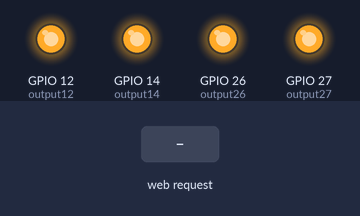
Bench run of a sketch on a simulated ESP32. On the bench: output pins drawn as LEDs (lit = HIGH). The test bench sets the inputs (shaded band). WiFi joins after 1.5 s; servers stay silent unless stated; what the sketch prints to the serial monitor is not drawn.

Above: at 2.7 s.
2.8 s: HTTP request GET /26/on received
At 3.4 s:
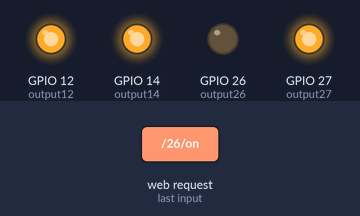
4.3 s: HTTP request GET /27/on received
At 4.6 s:
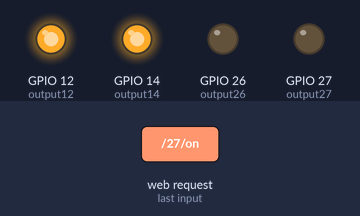
5.8 s: HTTP request GET /26/off received
At 6.9 s:
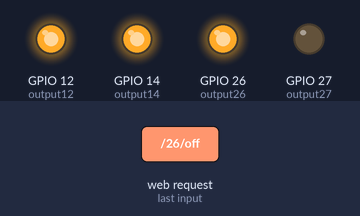
7.3 s: HTTP request GET /14/on received
At 8.0 s:
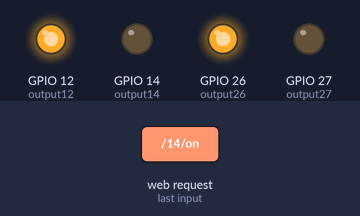
8.8 s: HTTP request GET /27/off received
At 9.2 s:
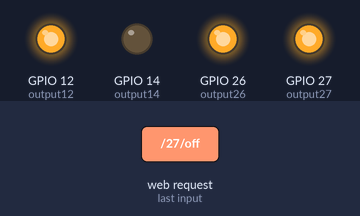
10.3 s: HTTP request GET /12/on received
At 11.5 s:
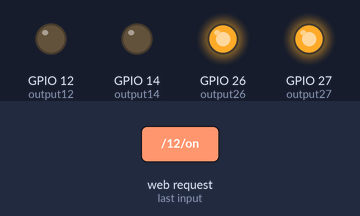
Timing chart, 0 to 12.8 s (numbered marks = the images above; inputs shaded):
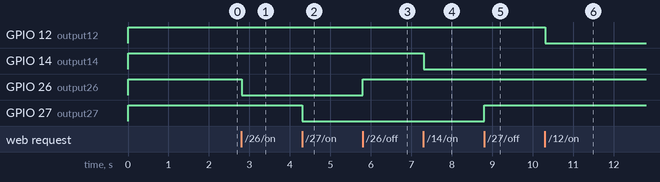

The sketch:

WebServer.ino
```cpp
//PLEASE NOTE THAT THE HARDWARE USED IN THIS PROJECT AS THE RELAY MODULE IS AN ACTIVE LOW RELAY MODULE. SO ALL HIGH IMPLES OFF AND ALL LOW IMPLIES ON POSITION OF THE SOCKET.
// Load Wi-Fi library
#include <WiFi.h>

// Replace with your network credentials
const char* ssid = "******";
const char* password = "******";

// Set web server port number to 80
WiFiServer server(80);

// Variable to store the HTTP request
String header;

// Auxiliar variables to store the current output state
String output26State = "off";
String output27State = "off";
String output14State = "off";
String output12State = "off";

// Assign output variables to GPIO pins
const int output26 = 26;
const int output27 = 27;
const int output14 = 14;
const int output12 = 12;

// Current time
unsigned long currentTime = millis();
// Previous time
unsigned long previousTime = 0;
// Define timeout time in milliseconds (example: 2000ms = 2s)
const long timeoutTime = 2000;

void setup() {
  Serial.begin(115200);
  // Initialize the output variables as outputs
  pinMode(output26, OUTPUT);
  pinMode(output27, OUTPUT);
  pinMode(output14, OUTPUT);
  pinMode(output12, OUTPUT);
  // Set outputs to HIGH
  digitalWrite(output26, HIGH);
  digitalWrite(output27, HIGH);
  digitalWrite(output14, HIGH);
  digitalWrite(output12, HIGH);

  // Connect to Wi-Fi network with SSID and password
  Serial.print("Connecting to ");
  Serial.println(ssid);
  WiFi.begin(ssid, password);
  while (WiFi.status() != WL_CONNECTED) {
    delay(500);
    Serial.print(".");
  }
  // Print local IP address and start web server
  Serial.println("");
  Serial.println("WiFi connected.");
  Serial.println("IP address: ");
  Serial.println(WiFi.localIP());
  server.begin();
}

void loop(){
  WiFiClient client = server.available();   // Listen for incoming clients

  if (client) {                             // If a new client connects,
    currentTime = millis();
    previousTime = currentTime;
    Serial.println("New Client.");          // print a message out in the serial port
    String currentLine = "";                // make a String to hold incoming data from the client
    while (client.connected() && currentTime - previousTime <= timeoutTime) {  // loop while the client's connected
      currentTime = millis();
      if (client.available()) {             // if there's bytes to read from the client,
        char c = client.read();             // read a byte, then
        Serial.write(c);                    // print it out the serial monitor
        header += c;
        if (c == '\n') {                    // if the byte is a newline character
          // if the current line is blank, you got two newline characters in a row.
          // that's the end of the client HTTP request, so send a response:
          if (currentLine.length() == 0) {
            // HTTP headers always start with a response code (e.g. HTTP/1.1 200 OK)
            // and a content-type so the client knows what's coming, then a blank line:
            client.println("HTTP/1.1 200 OK");
            client.println("Content-type:text/html");
            client.println("Connection: close");
            client.println();

            // turns the GPIOs on and off
            if (header.indexOf("GET /26/on") >= 0) {
              Serial.println("GPIO 26 on");
              output26State = "on";
              digitalWrite(output26, LOW);
            } else if (header.indexOf("GET /26/off") >= 0) {
              Serial.println("GPIO 26 off");
              output26State = "off";
              digitalWrite(output26, HIGH);
            } else if (header.indexOf("GET /27/on") >= 0) {
              Serial.println("GPIO 27 on");
              output27State = "on";
              digitalWrite(output27, LOW);
            } else if (header.indexOf("GET /27/off") >= 0) {
              Serial.println("GPIO 27 off");
              output27State = "off";
              digitalWrite(output27, HIGH);
            } else if (header.indexOf("GET /14/on") >= 0) {
              Serial.println("GPIO 14 on");
              output14State = "on";
              digitalWrite(output14, LOW);
            } else if (header.indexOf("GET /14/off") >= 0) {
              Serial.println("GPIO 14 off");
              output14State = "off";
              digitalWrite(output14, HIGH);
            } else if (header.indexOf("GET /12/on") >= 0) {
              Serial.println("GPIO 12 on");
              output12State = "on";
              digitalWrite(output12, LOW);
            } else if (header.indexOf("GET /12/off") >= 0) {
              Serial.println("GPIO 12 off");
              output12State = "off";
              digitalWrite(output12, HIGH);
            }

            // Display the HTML web page
            client.println("<!DOCTYPE html><html>");
            client.println("<head><meta name=\"viewport\" content=\"width=device-width, initial-scale=1\">");
            client.println("<link rel=\"icon\" href=\"data:,\">");
            // CSS to style the on/off buttons
            // Feel free to change the background-color and font-size attributes to fit your preferences
            client.println("<style>html { font-family: Helvetica; display: inline-block; margin: 0px auto; text-align: center;}");
            client.println(".button { background-color: #4CAF50; border: none; color: white; padding: 16px 40px;");
            client.println("text-decoration: none; font-size: 30px; margin: 2px; cursor: pointer;}");
            client.println(".button2 {background-color: #555555;}</style></head>");

            // Web Page Heading
            client.println("<body><h1>ESP32 Web Server</h1>");

            // Display current state, and ON/OFF buttons for GPIO 26
            client.println("<p>GPIO 26 - State</p>");
            // If the output26State is off, it displays the ON button
            if (output26State=="on") {
              client.println("<p><a href=\"/26/on\"><button class=\"button\">ON</button></a></p>");
            } else {
              client.println("<p><a href=\"/26/off\"><button class=\"button button2\">OFF</button></a></p>");
            }

            // Display current state, and ON/OFF buttons for GPIO 27
            client.println("<p>GPIO 27 - State</p>");
            // If the output27State is off, it displays the ON button
            if (output27State=="on") {
              client.println("<p><a href=\"/27/on\"><button class=\"button\">ON</button></a></p>");
            } else {
              client.println("<p><a href=\"/27/off\"><button class=\"button button2\">OFF</button></a></p>");
            }
            // Display current state, and ON/OFF buttons for GPIO 14
            client.println("<p>GPIO 14 - State</p>");
            // If the output14State is off, it displays the ON button
            if (output14State=="on") {
              client.println("<p><a href=\"/14/on\"><button class=\"button\">ON</button></a></p>");
            } else {
              client.println("<p><a href=\"/14/off\"><button class=\"button button2\">OFF</button></a></p>");
            }

            // Display current state, and ON/OFF buttons for GPIO 12
            client.println("<p>GPIO 12 - State</p>");
            // If the output12State is off, it displays the ON button
            if (output12State=="on") {
              client.println("<p><a href=\"/12/on\"><button class=\"button\">ON</button></a></p>");
            } else {
              client.println("<p><a href=\"/12/off\"><button class=\"button button2\">OFF</button></a></p>");
            }
            client.println("</body></html>");

            // The HTTP response ends with another blank line
            client.println();
            // Break out of the while loop
            break;
          } else { // if you got a newline, then clear currentLine
            currentLine = "";
          }
        } else if (c != '\r') {  // if you got anything else but a carriage return character,
          currentLine += c;      // add it to the end of the currentLine
        }
      }
    }
    // Clear the header variable
    header = "";
    // Close the connection
    client.stop();
    Serial.println("Client disconnected.");
    Serial.println("");
  }
}
```

Measured:
- after the input at 2.8 s, GPIO 26 (output26): HIGH → LOW at once
- after the input at 4.3 s, GPIO 27 (output27): HIGH → LOW at once
- after the input at 5.8 s, GPIO 26 (output26): LOW → HIGH at once
- after the input at 7.3 s, GPIO 14 (output14): HIGH → LOW at once
- after the input at 8.8 s, GPIO 27 (output27): LOW → HIGH at once
- after the input at 10.3 s, GPIO 12 (output12): HIGH → LOW at once
